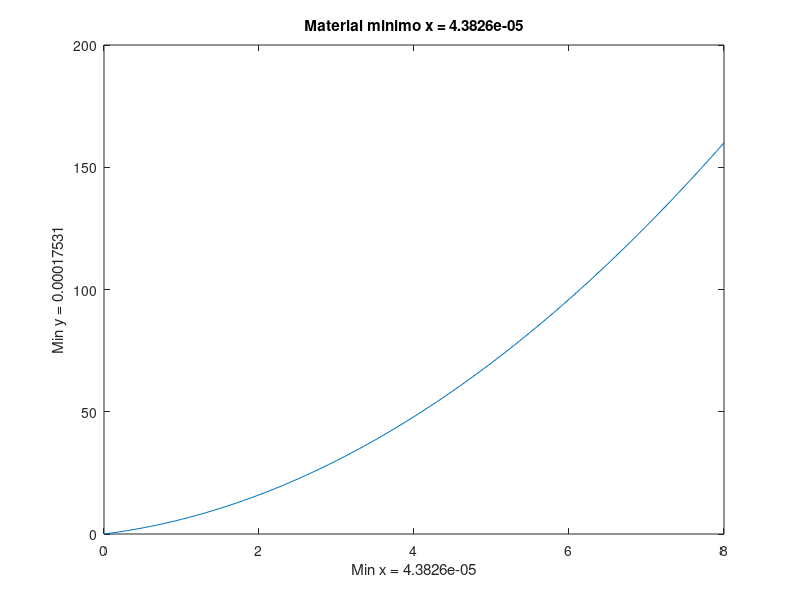

Source code (MATLAB):
% Título: La barra de margarina
% Descripción: Script
% Autor: Diego Armando Cruz Hernández
%Kevin Yoan Calderon
% Carlos Alberto Godoy Cruz 
% Fecha: 14/10/2021
% Versión: 1
% De uso: C:\Users\19403219\Documents\Octave
% Notas: Requiere aplicacion octava, usar su linea de comandos
%Ejemplo de diemnsiones para gastar menos papel 
%Rango del valor 
x=0:0.1:8;
%Valor de la funcion 
at=@(x) 2 * x.^2 + 4*x;
%Funcion a plotear 
y=2 * x.^2 + 4*x;
%minimo
resr=fminbnd(at,0,8);
%Dibujar x,y
plot(x,y);
%Titulo
title(['Material minimo x = ' num2str(resr)]);
%Etiqueta para x
xlabel(['Min x = ' num2str(resr)]);
%Etiqueta para y
ylabel(['Min y = ' num2str(at(resr))]);
